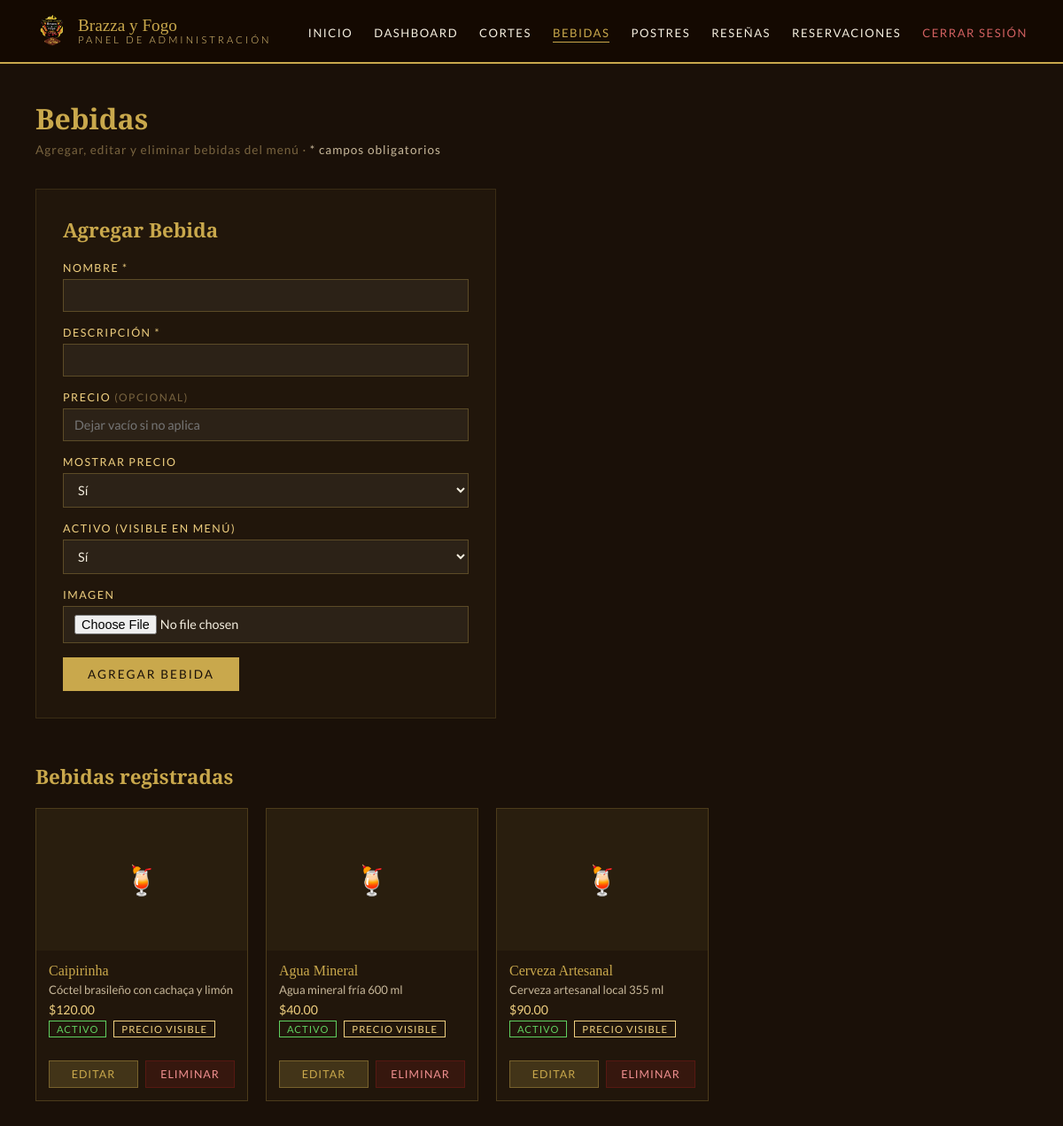
Page /admin/menu-drinks.php (signed in) on the committed database.
### tables this page shows
CREATE TABLE drinks (
    id          INT AUTO_INCREMENT PRIMARY KEY,
    name        VARCHAR(100) NOT NULL,
    description VARCHAR(255),
    image       VARCHAR(255),
    price       DECIMAL(8,2) DEFAULT NULL,
    show_price  TINYINT(1)   DEFAULT 1,
    active      TINYINT(1)   DEFAULT 1,
    created_at  TIMESTAMP DEFAULT CURRENT_TIMESTAMP
);

### admin/menu-drinks.php (the view, shortened to what this page needs)
<?php
    require '../db/db.php';
    $sql    = "SELECT * FROM drinks";
    $result = mysqli_query($conn, $sql);
?>
<!DOCTYPE html>
<html lang="es">
<head>
  <link rel="stylesheet" href="../assets/css/main.css">
  <link rel="stylesheet" href="../assets/css/admin.css">
</head>
<body>
  <nav class="admin-nav">
    <div class="brand" style="display:flex; align-items:center; gap:10px;">
      <img src="../assets/images/brazza_logo.png" alt="Logo" style="width:38px; height:38px; object-fit:contain; opacity:0.9;">
      <div>Brazza y Fogo<span>Panel de Administración</span></div>
    </div>
    <ul>
      <li><a href="../index.php">Inicio</a></li>
      <li><a href="dashboard.php">Dashboard</a></li>
      <li><a href="menu-food.php">Cortes</a></li>
      <li><a href="menu-drinks.php" class="active">Bebidas</a></li>
      <li><a href="menu-desserts.php">Postres</a></li>
      <li><a href="reviews.php">Reseñas</a></li>
      <li><a href="reservations.php">Reservaciones</a></li>
      <li><a href="../db/logout.php" class="nav-logout">Cerrar Sesión</a></li>
    </ul>
  </nav>
  <div class="admin-wrap">
    <h1 class="admin-page-title">Bebidas</h1>
    <p class="admin-page-sub">Agregar, editar y eliminar bebidas del menú · <span style="color:#c8b89a;">* campos obligatorios</span></p>
    <form class="admin-form" action="../db/insertDrink.php" method="POST" enctype="multipart/form-data" onsubmit="return validateForm()">
      <h2>Agregar Bebida</h2>
      <div>
        <label for="name">Nombre *</label>
        <input type="text" id="name" name="name">
      </div>
      <div>
        <label for="description">Descripción *</label>
        <input type="text" id="description" name="description">
      </div>
      <div>
        <label for="price">Precio <span style="color:#7a6540; font-size:0.75rem;">(opcional)</span></label>
        <input type="number" id="price" name="price" step="0.01" placeholder="Dejar vacío si no aplica">
      </div>
      <div>
        <label for="show_price">Mostrar precio</label>
        <select id="show_price" name="show_price">
          <option value="1">Sí</option>
        </select>
      </div>
      <div>
        <label for="active">Activo (visible en menú)</label>
        <select id="active" name="active">
          <option value="1">Sí</option>
        </select>
      </div>
      <div>
        <label for="image">Imagen</label>
        <input type="file" id="image" name="image" accept=".jpg,.jpeg,.png">
      </div>
      <button type="submit">Agregar Bebida</button>
    </form>
    <h2 class="admin-page-title" style="font-size:1.4rem; margin-bottom:20px;">Bebidas registradas</h2>
    <div class="items-container">
      <?php while($item = mysqli_fetch_array($result)) { ?>
        <div class="item-card">
          <?php if($item['image']) { ?>
            <img src="../assets/images/uploads/drinks/<?php echo $item['image']; ?>" alt="<?php echo $item['name']; ?>">
          <?php } else { ?>
            <div style="height:160px; background:rgba(201,168,76,0.05); display:flex; align-items:center; justify-content:center; color:#4a3820; font-size:2rem;">🍹</div>
          <?php } ?>
          <div class="item-info">
            <p class="item-name"><?php echo $item['name']; ?></p>
            <p class="item-desc"><?php echo $item['description']; ?></p>
            <?php if($item['price']) { ?><p class="item-price">$<?php echo number_format($item['price'], 2); ?></p><?php } ?>
            <div class="item-badges">
              <?php if($item['active']) { ?><span class="badge badge-active">Activo</span><?php } else { ?><span class="badge badge-inactive">Inactivo</span><?php } ?>
              <?php if($item['show_price']) { ?><span class="badge badge-price">Precio visible</span><?php } else { ?><span class="badge badge-noprice">Precio oculto</span><?php } ?>
            </div>
          </div>
          <div class="item-actions">
            <button class="btn-edit"   onclick="window.location.href='editDrink.php?id=<?php echo $item['id']; ?>'">Editar</button>
            <button class="btn-delete" onclick="confirmDelete('../db/deleteDrink.php?id=<?php echo $item['id']; ?>')">Eliminar</button>
          </div>
        </div>
      <?php } ?>
    </div>
  </div>
</body>
</html>

### assets/css/main.css (style rules this page uses)
:root { --gold: #c9a84c; --gold-light: #f0d080; --dark: #1a1008; --charcoal: #2c1f0e; --red: #8b1a1a; --cream: #f5efe0; --text: #3a2a10; }
* { margin: 0; padding: 0; box-sizing: border-box; }
body { background-color: var(--dark); color: var(--cream); font-family: 'Lato', sans-serif; }
nav { display: flex; justify-content: space-between; align-items: center; padding: 18px 60px; background: rgba(20, 10, 2, 0.95); border-bottom: 1px solid var(--gold); position: sticky; top: 0; z-index: 100; }
nav .brand { font-family: 'Playfair Display', serif; font-size: 1.4rem; color: var(--gold); line-height: 1.1; }
nav .brand span { display: block; font-size: 0.75rem; letter-spacing: 3px; color: var(--gold-light); font-family: 'Lato', sans-serif; font-weight: 300; text-transform: uppercase; }
nav ul { list-style: none; display: flex; gap: 36px; align-items: center; }
nav ul a { text-decoration: none; color: var(--cream); font-size: 0.85rem; letter-spacing: 2px; text-transform: uppercase; transition: color 0.3s; }

### rows in the picture
drinks: name "Caipirinha", description "Cóctel brasileño con cachaça y limón", price "120.00", active "ACTIVO", show_price "PRECIO VISIBLE"
drinks: name "Agua Mineral", description "Agua mineral fría 600 ml", price "40.00", active "ACTIVO", show_price "PRECIO VISIBLE"
drinks: name "Cerveza Artesanal", description "Cerveza artesanal local 355 ml", price "90.00", active "ACTIVO", show_price "PRECIO VISIBLE"
